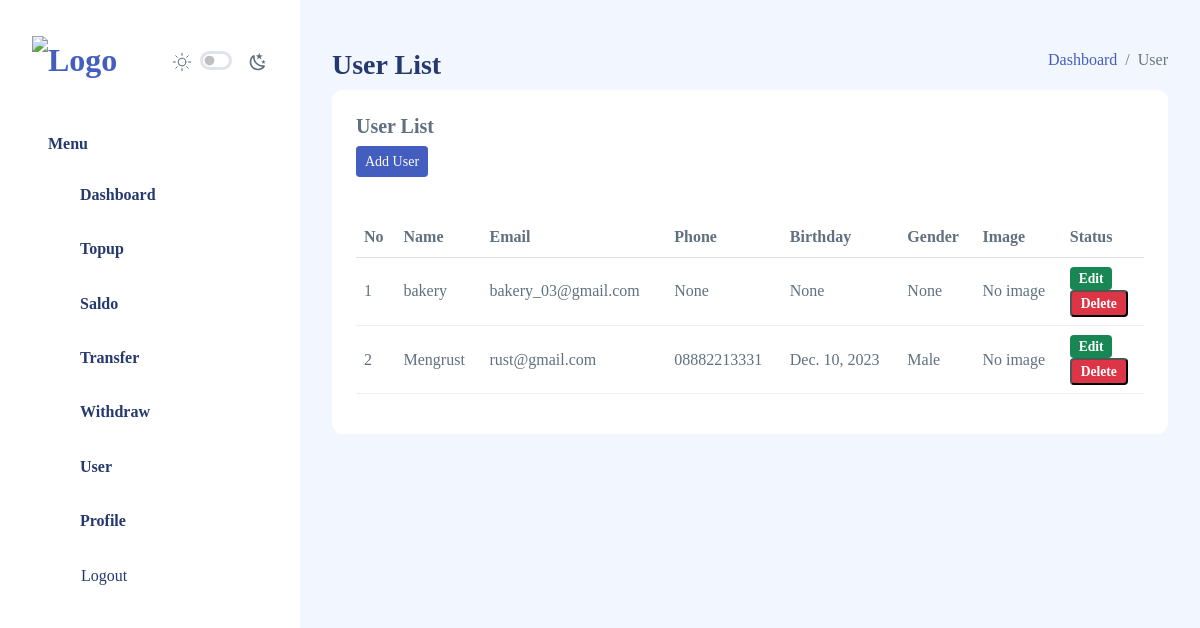
The page /user/ (signed in) on the database its author committed.
### apps/user/models.py (models this page shows, shortened)
class User(AbstractBaseUser, PermissionsMixin, TimeStampedModel):
    GENDER_CHOICES = [
        ("M", "Male"),
        ("F", "Female"),
    ]
    name = models.CharField(max_length=100)
    email = models.EmailField(unique=True)
    password = models.CharField(max_length=255)
    noc_transfer = models.CharField(max_length=20, default="0")
    phone = models.CharField(max_length=15, null=True, blank=True)
    birthday = models.DateField(null=True, blank=True)
    gender = models.CharField(
        max_length=1, choices=GENDER_CHOICES, null=True, blank=True
    )
    image = models.ImageField(upload_to="user_images/", null=True, blank=True)
    is_staff = models.BooleanField(
        default=False,
        help_text=("Designates whether the user can log into this admin site."),
    )
    objects = MyUserManager()
    EMAIL_FIELD = "email"
    USERNAME_FIELD = "email"
    REQUIRED_FIELDS = ["name"]

### apps/user/views.py (the view)
# urls.py: path("", UserListView.as_view(), name="user-list"),
class UserListView(LoginRequiredMixin, View):
    redirect_field_name = "/auth/login"
    def get(self, request):
        users = User.objects.all()
        return render(
            request=request,
            template_name="admin/user/index.html",
            context={"users": users},
        )

### public/templates/admin/user/index.html (shortened to what this page needs)
{% extends "layouts/admin/base.html" %} {% block content %}
<div class="page-heading">
  <div class="page-title">
    <div class="row">
      <div class="col-12 col-md-6 order-md-1 order-last">
        <h3>User List</h3>
      </div>
      <div class="col-12 col-md-6 order-md-2 order-first">
        <nav
          aria-label="breadcrumb"
          class="breadcrumb-header float-start float-lg-end"
        >
          <ol class="breadcrumb">
            <li class="breadcrumb-item"><a href="index.html">Dashboard</a></li>
            <li class="breadcrumb-item active" aria-current="page">User</li>
          </ol>
        </nav>
      </div>
    </div>
  </div>
  <section class="section">
    <div class="card">
      <div class="card-header">
        <h5 class="card-title">User List</h5>
        <a href="{% url 'user-create' %}" class="btn btn-primary btn-sm mb-3">
           Add User
        </a>
      </div>
      <div class="card-body">
        <div class="table-responsive">
          <table class="table" id="table1">
            <thead>
              <tr>
                <th>No</th>
                <th>Name</th>
                <th>Email</th>
                <th>Phone</th>
                <th>Birthday</th>
                <th>Gender</th>
                <th>Image</th>
                <th>Status</th>
              </tr>
            </thead>
            <tbody>
              {% for user in users %}
              <tr>
                <td>{{ user.id }}</td>
                <td>{{ user.name }}</td>
                <td>{{ user.email }}</td>
                <td>{{ user.phone }}</td>
                <td>{{ user.birthday }}</td>
                <td>{{ user.get_gender_display }}</td>
                <td>
                  {% if user.image %}
                  <img
                    src="{{ user.image.url }}"
                    alt="User Image"
                    style="max-width: 100px; max-height: 100px"
                  />
                  {% else %} No image {% endif %}
                </td>
                <td>
                  <a
                    href="{% url 'user-edit' user.id %}"
                    class="badge bg-success"
                    >Edit</a
                  >
                  <form
                    class="delete-form"
                    action="{% url 'user-delete' user.id %}"
                    method="post"
                  >
                    <button
                      type="button"
                      class="badge bg-danger"
                      onclick="deleteUser('{{ user.id }}')"
                    >
                      Delete
                    </button>
                  </form>
                </td>
              </tr>
              {% endfor %}
            </tbody>
          </table>
        </div>
      </div>
    </div>
  </section>
</div>
{% endblock %}
  {% load static %}

### public/templates/layouts/admin/base.html (shortened to what this page needs)
{% load static %}
<!DOCTYPE html>
<html lang="en">
  {% include 'layouts/admin/head.html' %}
  <body>
    <div id="app">{% include 'layouts/admin/sidebar.html' %}</div>
    <div id="main">{% block content %} {% endblock %}</div>
  </body>
</html>

### public/templates/layouts/admin/head.html (shortened to what this page needs)
{% load static %}
<head>
  <link rel="stylesheet" href="{% static 'compiled/css/app.css' %}" />
  <link rel="stylesheet" href="{% static 'compiled/css/app-dark.css'%}" />
  <link rel="stylesheet" href="{% static 'compiled/css/iconly.css'%}" />
  <link
    rel="stylesheet"
    href="{% static 'extensions/datatables.net-bs5/css/dataTables.bootstrap5.min.css' %}"
  />
  <link
    rel="stylesheet"
    href="{% static 'compiled/css/table-datatable-jquery.css' %}"
  />
  <link
    rel="stylesheet"
    href="{% static 'extensions/sweetalert2/sweetalert2.min.css'%}"
  />
</head>

### public/templates/layouts/admin/sidebar.html (shortened to what this page needs)
{% load static %}
<div id="sidebar">
  <div class="sidebar-wrapper active">
    <div class="sidebar-header position-relative">
      <div class="d-flex justify-content-between align-items-center">
        <div class="logo">
          <a href="index.html"
            ><img
              src="{% static 'compiled/svg/logo.svg'%}"
              alt="Logo"
              srcset=""
          /></a>
        </div>
        <div class="theme-toggle d-flex gap-2 align-items-center mt-2">
          <div class="form-check form-switch fs-6">
            <input
              class="form-check-input me-0"
              type="checkbox"
              id="toggle-dark"
              style="cursor: pointer"
            />
          </div>
        </div>
      </div>
    </div>
    <div class="sidebar-menu">
      <ul class="menu">
        <li class="sidebar-title">Menu</li>
        <li class="sidebar-item">
          <a href="{% url 'dashboard' %}" class="sidebar-link">
            <i class="bi bi-grid-fill"></i>
            <span>Dashboard</span>
          </a>
        </li>
        <li class="sidebar-item">
          <a href="{% url 'topup-list'%}" class="sidebar-link">
            <i class="bi bi-grid-fill"></i>
            <span>Topup</span>
          </a>
        </li>
        <li class="sidebar-item">
          <a href="{% url 'saldo-list'%}" class="sidebar-link">
            <i class="bi bi-grid-fill"></i>
            <span>Saldo</span>
          </a>
        </li>
        <li class="sidebar-item">
          <a href="{% url 'saldo-list'%}" class="sidebar-link">
            <i class="bi bi-grid-fill"></i>
            <span>Transfer</span>
          </a>
        </li>
        <li class="sidebar-item">
          <a href="{% url 'saldo-list'%}" class="sidebar-link">
            <i class="bi bi-grid-fill"></i>
            <span>Withdraw</span>
          </a>
        </li>
        <li class="sidebar-item">
          <a href="{% url 'user-list' %}" class="sidebar-link">
            <i class="bi bi-grid-fill"></i>
            <span>User</span>
          </a>
        </li>
        <li class="sidebar-item">
          <a href="{% url 'profile' %}" class="sidebar-link">
            <i class="bi bi-grid-fill"></i>
            <span>Profile</span>
          </a>
        </li>
        <li class="sidebar-item">
          <form id="logoutForm" action="{% url 'logout' %}" method="post">
            <button type="submit" class="btn btn-link sidebar-link">
              <i class="bi bi-grid-fill"></i>
              <span>Logout</span>
            </button>
          </form>
        </li>
      </ul>
    </div>
  </div>
</div>

### rows shown on the page
User: id "1", name "bakery", email "bakery_03@gmail.com", phone "None", birthday "None", gender "None", image "No image"
User: id "2", name "Mengrust", email "rust@gmail.com", phone "08882213331", birthday "Dec. 10, 2023", gender "Male", image "No image"
